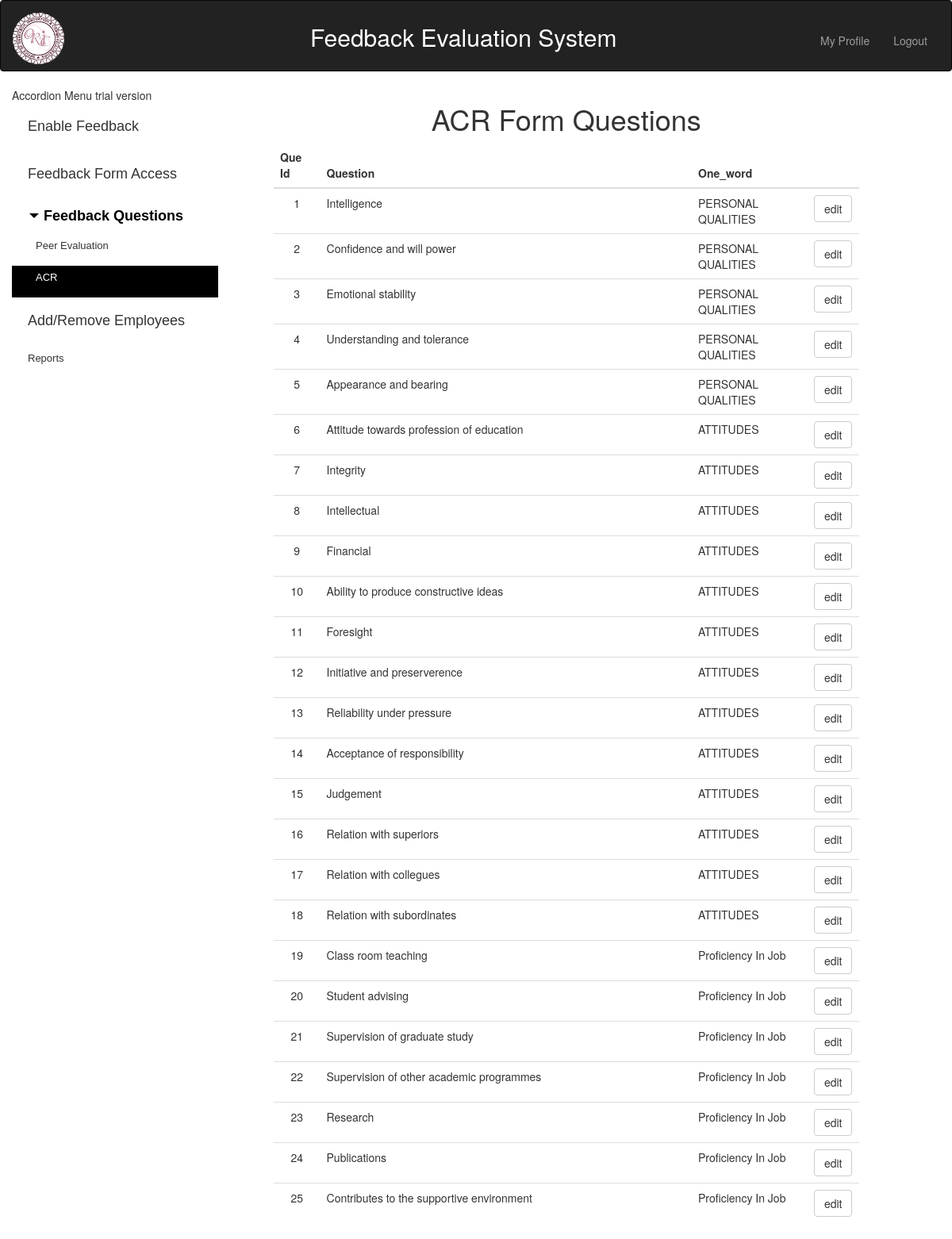
Page /php/acr_ques.php (signed in) on the committed database.
### tables this page shows
CREATE TABLE `acr_ques` (
  `que_id` int(11) NOT NULL,
  `ques` varchar(100) NOT NULL,
  `one_word` varchar(50) NOT NULL
);

### php/acr_ques.php (the view, shortened to what this page needs)
<?php
	  include("../includes/config_db.php");
?>
<!DOCTYPE html>
<html>
<head>
<link rel="stylesheet" type="text/css" href="../css/style.css" />
</head>
<body>
<?php include('login_header.php'); ?>
<?php include('admin_sidebar.php'); ?>
<div class="col-md-11">
<div class="container-fluid">
<div><h1 class="text-center">ACR Form Questions</h1></div>
<table width="100%" class="table">
<thead>
<tr>
	<th width="8%" scope="col" class="rounded-company" align="center">Que Id</th>
	<th width="65%" scope="col" class="rounded-q1" align="center">Question</th>
	<th width="20%" scope="col" class="rounded-q2" align="center">One_word</th>
	<th width="10%" scope="col" class="rounded-q4" align="center">&nbsp;</th>
</tr>
</thead>
<?php
        $result = mysqli_query($conn,"SELECT * FROM acr_ques ORDER BY que_id");
		$i=1;
        while($myrow = mysqli_fetch_array($result))
             {
			   echo '<tr>';
               echo "<td align=center>".$i."</td>";$i++;
			   echo "<td align=left>".$myrow['ques']."</td>";
			   echo "<td align=left>".$myrow['one_word']."</td>";
               echo "<td align=center>"."<a href=\"edit_acr_ques.php?que_id=$myrow[que_id]\" class=\"btn btn-default \">edit</a> "."</td>";
               echo '</tr>';
             }
?>
</table>
   </div>
    </div>
</body>
</html>

### css/style.css (style rules this page uses)
body { overflow-x: hidden; }

### rows in the picture
acr_ques: ques "Intelligence", one_word "PERSONAL QUALITIES"
acr_ques: ques "Confidence and will power", one_word "PERSONAL QUALITIES"
acr_ques: ques "Emotional stability", one_word "PERSONAL QUALITIES"
acr_ques: ques "Understanding and tolerance", one_word "PERSONAL QUALITIES"
acr_ques: ques "Appearance and bearing", one_word "PERSONAL QUALITIES"
acr_ques: ques "Attitude towards profession of education", one_word "ATTITUDES"
acr_ques: ques "Integrity", one_word "ATTITUDES"
acr_ques: ques "Intellectual", one_word "ATTITUDES"
acr_ques: ques "Financial", one_word "ATTITUDES"
acr_ques: ques "Ability to produce constructive ideas", one_word "ATTITUDES"
acr_ques: ques "Foresight", one_word "ATTITUDES"
acr_ques: ques "Initiative and preserverence", one_word "ATTITUDES"
acr_ques: ques "Reliability under pressure", one_word "ATTITUDES"
acr_ques: ques "Acceptance of responsibility", one_word "ATTITUDES"
acr_ques: ques "Judgement", one_word "ATTITUDES"
acr_ques: ques "Relation with superiors", one_word "ATTITUDES"
acr_ques: ques "Relation with collegues", one_word "ATTITUDES"
acr_ques: ques "Relation with subordinates", one_word "ATTITUDES"
acr_ques: ques "Class room teaching", one_word "Proficiency In Job"
acr_ques: ques "Student advising", one_word "Proficiency In Job"
acr_ques: ques "Supervision of graduate study", one_word "Proficiency In Job"
acr_ques: ques "Supervision of other academic programmes", one_word "Proficiency In Job"
acr_ques: ques "Research", one_word "Proficiency In Job"
acr_ques: ques "Publications", one_word "Proficiency In Job"
acr_ques: ques "Contributes to the supportive environment", one_word "Proficiency In Job"
